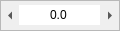
<?xml version="1.0" encoding="UTF-8"?>
<ui version="4.0">
 <class>Form</class>
 <widget class="QWidget" name="Form">
  <property name="geometry">
   <rect>
    <x>0</x>
    <y>0</y>
    <width>120</width>
    <height>31</height>
   </rect>
  </property>
  <property name="minimumSize">
   <size>
    <width>120</width>
    <height>31</height>
   </size>
  </property>
  <property name="maximumSize">
   <size>
    <width>120</width>
    <height>31</height>
   </size>
  </property>
  <property name="windowTitle">
   <string>Form</string>
  </property>
  <property name="autoFillBackground">
   <bool>false</bool>
  </property>
  <property name="styleSheet">
   <string notr="true">QFrame.BackFrame {
border-top-left-radius: 10px;
border-top-right-radius: 10px;
border: 1px solid black;
background: qlineargradient(x1: 0, y1: 0, x2: 0, y2: 1,
stop: 0 #777, stop: 0.1 rgb(203, 203, 203));
}

QFrame.BackFrame  QLineEdit{
background: rgb(203, 203, 203);
}
</string>
  </property>
  <layout class="QVBoxLayout" name="verticalLayout">
   <property name="spacing">
    <number>0</number>
   </property>
   <property name="margin">
    <number>0</number>
   </property>
   <item>
    <widget class="QFrame" name="backFrame">
     <property name="minimumSize">
      <size>
       <width>120</width>
       <height>31</height>
      </size>
     </property>
     <property name="maximumSize">
      <size>
       <width>120</width>
       <height>31</height>
      </size>
     </property>
     <property name="frameShape">
      <enum>QFrame::StyledPanel</enum>
     </property>
     <property name="frameShadow">
      <enum>QFrame::Raised</enum>
     </property>
     <property name="class" stdset="0">
      <string>BackFrame</string>
     </property>
     <widget class="QToolButton" name="decrementBtn">
      <property name="geometry">
       <rect>
        <x>0</x>
        <y>3</y>
        <width>20</width>
        <height>25</height>
       </rect>
      </property>
      <property name="minimumSize">
       <size>
        <width>20</width>
        <height>25</height>
       </size>
      </property>
      <property name="maximumSize">
       <size>
        <width>25</width>
        <height>25</height>
       </size>
      </property>
      <property name="text">
       <string/>
      </property>
      <property name="icon">
       <iconset>
        <normaloff>:/tool/select/icons/rewind.ico</normaloff>:/tool/select/icons/rewind.ico</iconset>
      </property>
      <property name="iconSize">
       <size>
        <width>17</width>
        <height>17</height>
       </size>
      </property>
      <property name="checkable">
       <bool>false</bool>
      </property>
      <property name="popupMode">
       <enum>QToolButton::DelayedPopup</enum>
      </property>
      <property name="autoRaise">
       <bool>true</bool>
      </property>
      <property name="arrowType">
       <enum>Qt::LeftArrow</enum>
      </property>
     </widget>
     <widget class="QLineEdit" name="lineEdit">
      <property name="geometry">
       <rect>
        <x>19</x>
        <y>5</y>
        <width>81</width>
        <height>20</height>
       </rect>
      </property>
      <property name="palette">
       <palette>
        <active>
         <colorrole role="WindowText">
          <brush brushstyle="SolidPattern">
           <color alpha="255">
            <red>0</red>
            <green>0</green>
            <blue>0</blue>
           </color>
          </brush>
         </colorrole>
         <colorrole role="Button">
          <brush brushstyle="SolidPattern">
           <color alpha="255">
            <red>203</red>
            <green>203</green>
            <blue>203</blue>
           </color>
          </brush>
         </colorrole>
         <colorrole role="Light">
          <brush brushstyle="SolidPattern">
           <color alpha="255">
            <red>212</red>
            <green>212</green>
            <blue>212</blue>
           </color>
          </brush>
         </colorrole>
         <colorrole role="Midlight">
          <brush brushstyle="SolidPattern">
           <color alpha="255">
            <red>233</red>
            <green>233</green>
            <blue>233</blue>
           </color>
          </brush>
         </colorrole>
         <colorrole role="Dark">
          <brush brushstyle="SolidPattern">
           <color alpha="255">
            <red>106</red>
            <green>106</green>
            <blue>106</blue>
           </color>
          </brush>
         </colorrole>
         <colorrole role="Mid">
          <brush brushstyle="SolidPattern">
           <color alpha="255">
            <red>141</red>
            <green>141</green>
            <blue>141</blue>
           </color>
          </brush>
         </colorrole>
         <colorrole role="Text">
          <brush brushstyle="SolidPattern">
           <color alpha="255">
            <red>0</red>
            <green>0</green>
            <blue>0</blue>
           </color>
          </brush>
         </colorrole>
         <colorrole role="BrightText">
          <brush brushstyle="SolidPattern">
           <color alpha="255">
            <red>212</red>
            <green>212</green>
            <blue>212</blue>
           </color>
          </brush>
         </colorrole>
         <colorrole role="ButtonText">
          <brush brushstyle="SolidPattern">
           <color alpha="255">
            <red>0</red>
            <green>0</green>
            <blue>0</blue>
           </color>
          </brush>
         </colorrole>
         <colorrole role="Base">
          <brush brushstyle="SolidPattern">
           <color alpha="255">
            <red>203</red>
            <green>203</green>
            <blue>203</blue>
           </color>
          </brush>
         </colorrole>
         <colorrole role="Window">
          <brush brushstyle="SolidPattern">
           <color alpha="255">
            <red>203</red>
            <green>203</green>
            <blue>203</blue>
           </color>
          </brush>
         </colorrole>
         <colorrole role="Shadow">
          <brush brushstyle="SolidPattern">
           <color alpha="255">
            <red>0</red>
            <green>0</green>
            <blue>0</blue>
           </color>
          </brush>
         </colorrole>
         <colorrole role="HighlightedText">
          <brush brushstyle="SolidPattern">
           <color alpha="255">
            <red>212</red>
            <green>212</green>
            <blue>212</blue>
           </color>
          </brush>
         </colorrole>
         <colorrole role="AlternateBase">
          <brush brushstyle="SolidPattern">
           <color alpha="255">
            <red>233</red>
            <green>233</green>
            <blue>233</blue>
           </color>
          </brush>
         </colorrole>
         <colorrole role="NoRole">
          <brush brushstyle="SolidPattern">
           <color alpha="255">
            <red>212</red>
            <green>212</green>
            <blue>212</blue>
           </color>
          </brush>
         </colorrole>
         <colorrole role="ToolTipBase">
          <brush brushstyle="SolidPattern">
           <color alpha="255">
            <red>255</red>
            <green>255</green>
            <blue>220</blue>
           </color>
          </brush>
         </colorrole>
         <colorrole role="ToolTipText">
          <brush brushstyle="SolidPattern">
           <color alpha="255">
            <red>0</red>
            <green>0</green>
            <blue>0</blue>
           </color>
          </brush>
         </colorrole>
        </active>
        <inactive>
         <colorrole role="WindowText">
          <brush brushstyle="SolidPattern">
           <color alpha="255">
            <red>0</red>
            <green>0</green>
            <blue>0</blue>
           </color>
          </brush>
         </colorrole>
         <colorrole role="Button">
          <brush brushstyle="SolidPattern">
           <color alpha="255">
            <red>203</red>
            <green>203</green>
            <blue>203</blue>
           </color>
          </brush>
         </colorrole>
         <colorrole role="Light">
          <brush brushstyle="SolidPattern">
           <color alpha="255">
            <red>212</red>
            <green>212</green>
            <blue>212</blue>
           </color>
          </brush>
         </colorrole>
         <colorrole role="Midlight">
          <brush brushstyle="SolidPattern">
           <color alpha="255">
            <red>233</red>
            <green>233</green>
            <blue>233</blue>
           </color>
          </brush>
         </colorrole>
         <colorrole role="Dark">
          <brush brushstyle="SolidPattern">
           <color alpha="255">
            <red>106</red>
            <green>106</green>
            <blue>106</blue>
           </color>
          </brush>
         </colorrole>
         <colorrole role="Mid">
          <brush brushstyle="SolidPattern">
           <color alpha="255">
            <red>141</red>
            <green>141</green>
            <blue>141</blue>
           </color>
          </brush>
         </colorrole>
         <colorrole role="Text">
          <brush brushstyle="SolidPattern">
           <color alpha="255">
            <red>0</red>
            <green>0</green>
            <blue>0</blue>
           </color>
          </brush>
         </colorrole>
         <colorrole role="BrightText">
          <brush brushstyle="SolidPattern">
           <color alpha="255">
            <red>212</red>
            <green>212</green>
            <blue>212</blue>
           </color>
          </brush>
         </colorrole>
         <colorrole role="ButtonText">
          <brush brushstyle="SolidPattern">
           <color alpha="255">
            <red>0</red>
            <green>0</green>
            <blue>0</blue>
           </color>
          </brush>
         </colorrole>
         <colorrole role="Base">
          <brush brushstyle="SolidPattern">
           <color alpha="255">
            <red>203</red>
            <green>203</green>
            <blue>203</blue>
           </color>
          </brush>
         </colorrole>
         <colorrole role="Window">
          <brush brushstyle="SolidPattern">
           <color alpha="255">
            <red>203</red>
            <green>203</green>
            <blue>203</blue>
           </color>
          </brush>
         </colorrole>
         <colorrole role="Shadow">
          <brush brushstyle="SolidPattern">
           <color alpha="255">
            <red>0</red>
            <green>0</green>
            <blue>0</blue>
           </color>
          </brush>
         </colorrole>
         <colorrole role="HighlightedText">
          <brush brushstyle="SolidPattern">
           <color alpha="255">
            <red>212</red>
            <green>212</green>
            <blue>212</blue>
           </color>
          </brush>
         </colorrole>
         <colorrole role="AlternateBase">
          <brush brushstyle="SolidPattern">
           <color alpha="255">
            <red>233</red>
            <green>233</green>
            <blue>233</blue>
           </color>
          </brush>
         </colorrole>
         <colorrole role="NoRole">
          <brush brushstyle="SolidPattern">
           <color alpha="255">
            <red>212</red>
            <green>212</green>
            <blue>212</blue>
           </color>
          </brush>
         </colorrole>
         <colorrole role="ToolTipBase">
          <brush brushstyle="SolidPattern">
           <color alpha="255">
            <red>255</red>
            <green>255</green>
            <blue>220</blue>
           </color>
          </brush>
         </colorrole>
         <colorrole role="ToolTipText">
          <brush brushstyle="SolidPattern">
           <color alpha="255">
            <red>0</red>
            <green>0</green>
            <blue>0</blue>
           </color>
          </brush>
         </colorrole>
        </inactive>
        <disabled>
         <colorrole role="WindowText">
          <brush brushstyle="SolidPattern">
           <color alpha="255">
            <red>106</red>
            <green>106</green>
            <blue>106</blue>
           </color>
          </brush>
         </colorrole>
         <colorrole role="Button">
          <brush brushstyle="SolidPattern">
           <color alpha="255">
            <red>203</red>
            <green>203</green>
            <blue>203</blue>
           </color>
          </brush>
         </colorrole>
         <colorrole role="Light">
          <brush brushstyle="SolidPattern">
           <color alpha="255">
            <red>212</red>
            <green>212</green>
            <blue>212</blue>
           </color>
          </brush>
         </colorrole>
         <colorrole role="Midlight">
          <brush brushstyle="SolidPattern">
           <color alpha="255">
            <red>233</red>
            <green>233</green>
            <blue>233</blue>
           </color>
          </brush>
         </colorrole>
         <colorrole role="Dark">
          <brush brushstyle="SolidPattern">
           <color alpha="255">
            <red>106</red>
            <green>106</green>
            <blue>106</blue>
           </color>
          </brush>
         </colorrole>
         <colorrole role="Mid">
          <brush brushstyle="SolidPattern">
           <color alpha="255">
            <red>141</red>
            <green>141</green>
            <blue>141</blue>
           </color>
          </brush>
         </colorrole>
         <colorrole role="Text">
          <brush brushstyle="SolidPattern">
           <color alpha="255">
            <red>106</red>
            <green>106</green>
            <blue>106</blue>
           </color>
          </brush>
         </colorrole>
         <colorrole role="BrightText">
          <brush brushstyle="SolidPattern">
           <color alpha="255">
            <red>212</red>
            <green>212</green>
            <blue>212</blue>
           </color>
          </brush>
         </colorrole>
         <colorrole role="ButtonText">
          <brush brushstyle="SolidPattern">
           <color alpha="255">
            <red>106</red>
            <green>106</green>
            <blue>106</blue>
           </color>
          </brush>
         </colorrole>
         <colorrole role="Base">
          <brush brushstyle="SolidPattern">
           <color alpha="255">
            <red>203</red>
            <green>203</green>
            <blue>203</blue>
           </color>
          </brush>
         </colorrole>
         <colorrole role="Window">
          <brush brushstyle="SolidPattern">
           <color alpha="255">
            <red>203</red>
            <green>203</green>
            <blue>203</blue>
           </color>
          </brush>
         </colorrole>
         <colorrole role="Shadow">
          <brush brushstyle="SolidPattern">
           <color alpha="255">
            <red>0</red>
            <green>0</green>
            <blue>0</blue>
           </color>
          </brush>
         </colorrole>
         <colorrole role="HighlightedText">
          <brush brushstyle="SolidPattern">
           <color alpha="255">
            <red>212</red>
            <green>212</green>
            <blue>212</blue>
           </color>
          </brush>
         </colorrole>
         <colorrole role="AlternateBase">
          <brush brushstyle="SolidPattern">
           <color alpha="255">
            <red>212</red>
            <green>212</green>
            <blue>212</blue>
           </color>
          </brush>
         </colorrole>
         <colorrole role="NoRole">
          <brush brushstyle="SolidPattern">
           <color alpha="255">
            <red>212</red>
            <green>212</green>
            <blue>212</blue>
           </color>
          </brush>
         </colorrole>
         <colorrole role="ToolTipBase">
          <brush brushstyle="SolidPattern">
           <color alpha="255">
            <red>255</red>
            <green>255</green>
            <blue>220</blue>
           </color>
          </brush>
         </colorrole>
         <colorrole role="ToolTipText">
          <brush brushstyle="SolidPattern">
           <color alpha="255">
            <red>0</red>
            <green>0</green>
            <blue>0</blue>
           </color>
          </brush>
         </colorrole>
        </disabled>
       </palette>
      </property>
      <property name="acceptDrops">
       <bool>false</bool>
      </property>
      <property name="autoFillBackground">
       <bool>false</bool>
      </property>
      <property name="text">
       <string>0.0</string>
      </property>
      <property name="maxLength">
       <number>10</number>
      </property>
      <property name="frame">
       <bool>false</bool>
      </property>
      <property name="alignment">
       <set>Qt::AlignCenter</set>
      </property>
      <property name="readOnly">
       <bool>false</bool>
      </property>
      <property name="class" stdset="0">
       <string>LineEdit</string>
      </property>
     </widget>
     <widget class="QToolButton" name="incrementBtn">
      <property name="geometry">
       <rect>
        <x>100</x>
        <y>3</y>
        <width>20</width>
        <height>25</height>
       </rect>
      </property>
      <property name="minimumSize">
       <size>
        <width>20</width>
        <height>25</height>
       </size>
      </property>
      <property name="maximumSize">
       <size>
        <width>25</width>
        <height>25</height>
       </size>
      </property>
      <property name="baseSize">
       <size>
        <width>25</width>
        <height>25</height>
       </size>
      </property>
      <property name="text">
       <string/>
      </property>
      <property name="icon">
       <iconset>
        <normaloff>:/tool/select/icons/forward.ico</normaloff>:/tool/select/icons/forward.ico</iconset>
      </property>
      <property name="iconSize">
       <size>
        <width>17</width>
        <height>17</height>
       </size>
      </property>
      <property name="checkable">
       <bool>false</bool>
      </property>
      <property name="autoRaise">
       <bool>true</bool>
      </property>
      <property name="arrowType">
       <enum>Qt::RightArrow</enum>
      </property>
     </widget>
    </widget>
   </item>
  </layout>
 </widget>
 <resources/>
 <connections/>
</ui>
